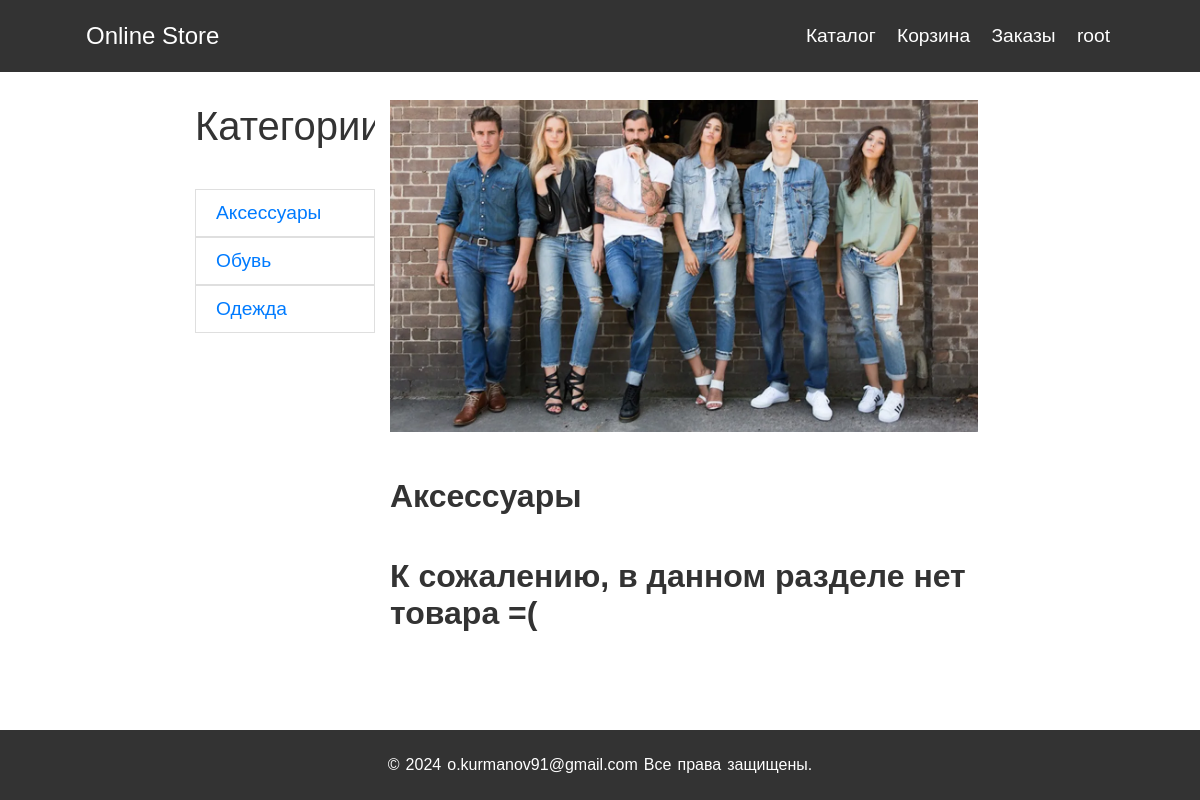
The page /products/catalog/aksessuary/ (signed in) on the database its author committed.
### users/models.py (models this page shows)
class User(AbstractUser):
    photo = models.ImageField(upload_to='users_images', blank=True, null=True, verbose_name='Фотография')
    email = models.EmailField(unique=True, blank=False)
    date_birth = models.DateField(blank=True, null=True, verbose_name='Дата рождения')
    is_confirmed = models.BooleanField(default=False)

### products/models.py (models this page shows, shortened)
class Category(models.Model):
    name = models.CharField(max_length=255, unique=True)
    slug = models.SlugField(max_length=255, unique=True)
    class Meta:
        ordering = ('name',)
        verbose_name = "Категория"
        verbose_name_plural = "Категории"

### products/views.py (the view)
# urls.py: path('catalog/<slug:slug>/', CatalogView.as_view(), name='category_by_slug'),
class CatalogView(ListView):
    model = Product
    template_name = 'products/catalog.html'
    context_object_name = 'products'
    paginate_by = 3
    def setup(self, request, *args, **kwargs):
        super().setup(request, *args, **kwargs)
        self.categories = Category.objects.all()
        self.title = 'Каталог товаров'
    def get_queryset(self):
        slug = self.kwargs.get('slug')
        if slug:
            category = get_object_or_404(self.categories, slug=slug)  # Получаем категорию по слагу из списка категорий
            self.title = category.name
            return Product.objects.filter(inventory__quantity__gt=0, category=category).annotate(
                num_products=Count('id')).order_by('id')
        return Product.objects.filter(inventory__quantity__gt=0).annotate(num_products=Count('id')).order_by('id')
    def get_context_data(self, **kwargs):
        context = super().get_context_data(**kwargs)
        context['title'] = self.title
        context['categories'] = self.categories
        self.request.session['catalog_url'] = self.request.get_full_path()
        return context

### products/templates/products/catalog.html
{% extends 'products/base.html' %}
{% load static %}
{% block css %}
    <link rel="stylesheet" href="{% static 'products/css/catalog.css' %}">
{% endblock %}
{% block content %}
    <div class="content">
        <div class="category-container">
            <div class="category-header">
                Категории
            </div>
            <div class="category-list">
                <ul>
                    {% for category in categories %}
                        <li><a href="{% url 'OnlineStore_products:category_by_slug' category.slug %}">{{ category.name }}</a></li>
                    {% endfor %}
                </ul>
            </div>
        </div>
        <div class="advertisement-and-products">
            <div class="advertisement">
                <img src="{% static 'products/img/category.jpg' %}" alt="Рекламное изображение">
            </div>
            <h1>{{ title }}</h1>
            {% if products %}
                <div class="product-list">
                    {% for product in products %}
                    <div class="product-container">
                        <div class="product">
                            <a href="{{ product.id }}"><img src="{{ product.image.url }}" alt=""></a>
                            <h2><a href="{{ product.id }}">{{ product.name }}</a></h2>
                            <p>{{ product.description }}</p>
                            <p>{{ product.price }} руб.</p>
                        </div>
                    </div>
                    {% endfor %}
                </div>
                <div class="pagination">
                    <span class="step-links">
                        {% if page_obj.has_previous %}
                            <a href="?page=1">&laquo; первая</a>
                            <a href="?page={{ page_obj.previous_page_number }}">предыдущая</a>
                        {% endif %}
                        {% for page in page_obj.paginator.page_range %}
                            {% if page == page_obj.number %}
                                <span class="current">{{ page }}</span>
                            {% elif page >= page_obj.number|add:-2 and page <= page_obj.number|add:2  %}
                                <a href="?page={{ page }}">{{ page }}</a>
                            {% endif %}
                        {% endfor %}
                        {% if page_obj.has_next %}
                            <a href="?page={{ page_obj.next_page_number }}">следующая</a>
                            <a href="?page={{ page_obj.paginator.num_pages }}">последняя &raquo;</a>
                        {% endif %}
                    </span>
                </div>
            {% else %}
                <h1>К сожалению, в данном разделе нет товара =(</h1>
            {% endif %}
        </div>
    </div>
{% endblock %}

### products/templates/products/base.html (shortened to what this page needs)
{% load static %}
<!DOCTYPE html>
<html lang="en">
<head>
    <link rel="stylesheet" href="{% static 'products/css/base.css' %}">
    {% block css %}
    {% endblock %}
</head>
<body>
    <div class="wrapper">
        <header>
            <div id="logo-container">
                <a id="logo" href="/">Online Store</a>
            </div>
            <nav>
                <ul>
                    <li><a href="{% url 'OnlineStore_products:catalog' %}">Каталог</a></li>
                    {% if user.is_authenticated %}
                    <li><a href="{% url 'OnlineStore_products:cart' %}">Корзина</a>
                    <li><a href="{% url 'OnlineStore_orders:orders_list' %}">Заказы</a>
                    <li><a href="{% url 'OnlineStore_users:profile' %}">{{user.username}}</a>
                    {% else %}
                    <li><a href="{% url 'OnlineStore_users:login' %}">Войти</a></li>
                    <li><a href="{% url 'OnlineStore_users:registration' %}">Регистрация</a></li>
                    {% endif %}
                </ul>
            </nav>
        </header>
        {% block content %}
        {% endblock %}
        <footer>
            <p>&copy; 2024 <a href="mailto:o.kurmanov91@gmail.com">o.kurmanov91@gmail.com</a> Все права защищены.</p>
        </footer>
    </div>
</body>
</html>

### products/static/products/css/base.css (style rules this page uses)
body { font-family: Arial, sans-serif; margin: 0; padding: 0; }
header { background-color: #333; color: #fff; padding: 0.5%; text-align: center; display: flex; justify-content: space-between; align-items: center; position: fixed; width: 100%; }
#logo-container { display: flex; align-items: center; }
#logo { font-size: 1.5rem; text-decoration: none; color: #fff; padding-top: 0.3125rem; padding-bottom: 0.3125rem; margin-right: 1rem; margin-left: 5rem; }
nav { font-size: 1.2rem; margin-right: 5rem; }
nav ul { list-style: none; padding: 0; }
nav ul li { display: inline; margin-right: 1rem; }
nav a { text-decoration: none; color: #fff; }
.wrapper { min-height: 100vh; position: relative; }
footer { background-color: #333; color: #fff; text-align: center; padding: 10px 0px; bottom: 0; width: 100%; word-spacing: 0.1em; position: absolute; }
footer a { text-decoration: none; color: #fff; }
* { overflow: auto; }

### products/static/products/css/catalog.css (style rules this page uses)
.content { max-width: 70%; margin-right: auto; margin-left: auto; display: flex; flex-wrap: wrap; margin-top: 80px; }
.category-container { width: 15%; margin-bottom: 20px; padding-right: 15px; padding-left: 15px; position: fixed; top: 80px; }
.category-header { margin-top: 1.5rem !important; margin-bottom: 1.5rem !important; font-size: 2.5rem; color: #333; }
.category-list li { border: 1px solid rgba(0,0,0,.125); padding: .75rem 1.25rem; }
.category-list ul { list-style: none; padding: 0; }
.category-list a { font-size: 1.2rem; text-decoration: none; color: #007bff; }
.advertisement-and-products { flex: 0 0 70%; display: flex; flex-direction: column; margin-top: 20px; margin-bottom: 100px; margin-left: 25%; }
.advertisement-and-products h1 { color: #333; }
.advertisement img { width: 100%; height: auto; margin-bottom: 20px; }

### rows shown on the page
User: username "root"
Category: name "Аксессуары"
Category: name "Обувь"
Category: name "Одежда"
